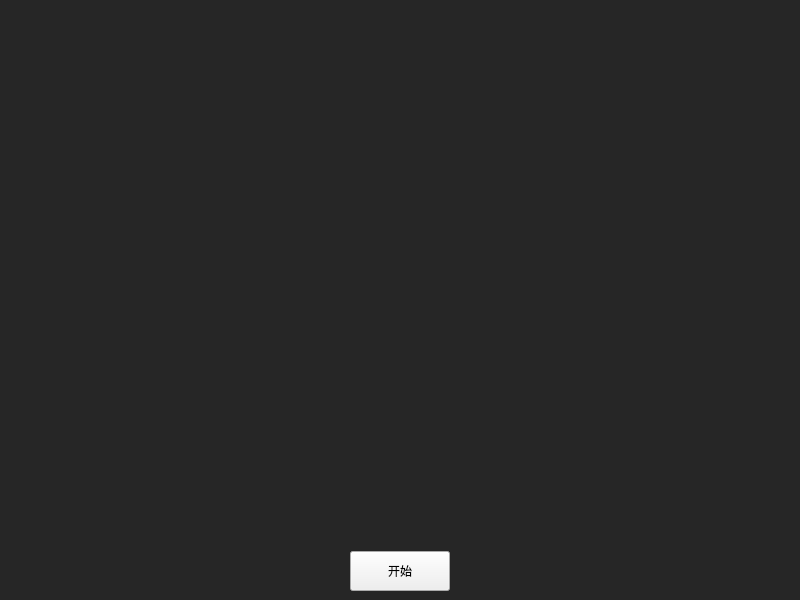
<?xml version="1.0" encoding="UTF-8"?>
<ui version="4.0">
 <class>Widget</class>
 <widget class="QWidget" name="Widget">
  <property name="geometry">
   <rect>
    <x>0</x>
    <y>0</y>
    <width>800</width>
    <height>600</height>
   </rect>
  </property>
  <property name="windowTitle">
   <string>Widget</string>
  </property>
  <layout class="QVBoxLayout" name="verticalLayout">
   <property name="spacing">
    <number>0</number>
   </property>
   <property name="leftMargin">
    <number>0</number>
   </property>
   <property name="topMargin">
    <number>0</number>
   </property>
   <property name="rightMargin">
    <number>0</number>
   </property>
   <property name="bottomMargin">
    <number>0</number>
   </property>
   <item>
    <widget class="QWidget" name="widget" native="true">
     <property name="styleSheet">
      <string notr="true">background-color: rgb(38, 38, 38);
</string>
     </property>
     <layout class="QHBoxLayout" name="horizontalLayout">
      <item>
       <widget class="wangluo_fa" name="widget_3" native="true"/>
      </item>
      <item>
       <widget class="wangluo_shou" name="widget_2" native="true"/>
      </item>
     </layout>
    </widget>
   </item>
   <item>
    <widget class="QWidget" name="widget_4" native="true">
     <property name="maximumSize">
      <size>
       <width>16777215</width>
       <height>58</height>
      </size>
     </property>
     <property name="styleSheet">
      <string notr="true">#widget_4{background-color: rgb(38, 38, 38);}</string>
     </property>
     <layout class="QHBoxLayout" name="horizontalLayout_2">
      <item>
       <spacer name="horizontalSpacer">
        <property name="orientation">
         <enum>Qt::Horizontal</enum>
        </property>
        <property name="sizeHint" stdset="0">
         <size>
          <width>331</width>
          <height>20</height>
         </size>
        </property>
       </spacer>
      </item>
      <item>
       <widget class="QPushButton" name="pushButton">
        <property name="minimumSize">
         <size>
          <width>100</width>
          <height>40</height>
         </size>
        </property>
        <property name="maximumSize">
         <size>
          <width>100</width>
          <height>16777215</height>
         </size>
        </property>
        <property name="text">
         <string>开始</string>
        </property>
       </widget>
      </item>
      <item>
       <spacer name="horizontalSpacer_2">
        <property name="orientation">
         <enum>Qt::Horizontal</enum>
        </property>
        <property name="sizeHint" stdset="0">
         <size>
          <width>331</width>
          <height>20</height>
         </size>
        </property>
       </spacer>
      </item>
     </layout>
    </widget>
   </item>
  </layout>
 </widget>
 <customwidgets>
  <customwidget>
   <class>wangluo_shou</class>
   <extends>QWidget</extends>
   <header location="global">wangluo_shou.h</header>
   <container>1</container>
  </customwidget>
  <customwidget>
   <class>wangluo_fa</class>
   <extends>QWidget</extends>
   <header location="global">wangluo_fa.h</header>
   <container>1</container>
  </customwidget>
 </customwidgets>
 <resources/>
 <connections/>
</ui>
